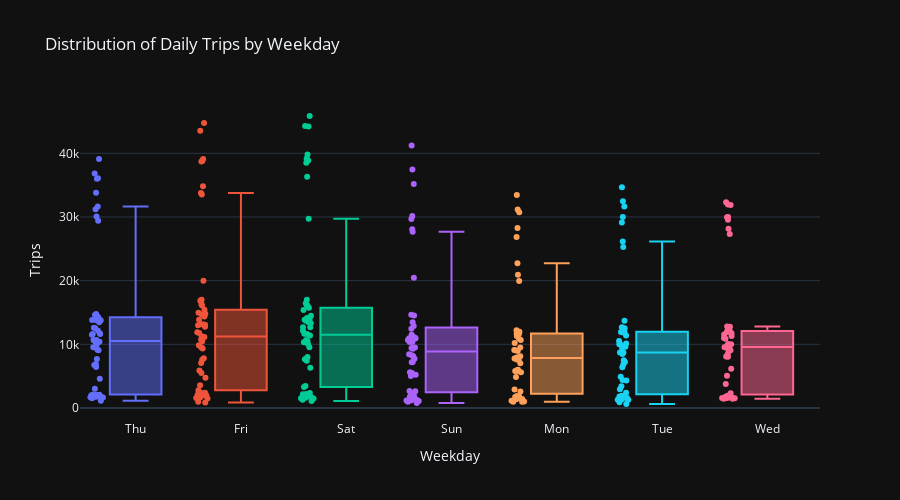

Here is the notebook cell this chart was saved with:
### Markdown cell above
### Trips by Weekday

### Code cell
# Add weekday labels for grouping
df['weekday'] = df['date'].dt.dayofweek
df['weekday_label'] = df['weekday'].map({0:'Mon', 1:'Tue', 2:'Wed', 3:'Thu', 4:'Fri', 5:'Sat', 6:'Sun'})

# Box plot: shows the distribution of daily trips for each weekday
fig3 = px.box(df, x='weekday_label', y='trips',title='Distribution of Daily Trips by Weekday',
              template='plotly_dark',width=900, height=500, points='all', color='weekday_label')

fig3.update_layout(showlegend=False, xaxis_title='Weekday', yaxis_title='Trips')
fig3.show()

### Figure 1 — Plotly figure (JSON) as saved in the notebook; plotly's stock layout.template omitted (floating-point values rounded to 4 significant figures)
{"data": [{"alignmentgroup": "True", "boxpoints": "all", "hovertemplate": "weekday_label=%{x}<br>trips=%{y}<extra></extra>", "legendgroup": "Thu", "marker": {"color": "#636efa"}, "name": "Thu", "notched": false, "offsetgroup": "Thu", "orientation": "v", "showlegend": true, "type": "box", "x": ["Thu", "Thu", "Thu", "Thu", "Thu", "Thu", "Thu", "Thu", "Thu", "Thu", "Thu", "Thu", "Thu", "Thu", "Thu", "Thu", "Thu", "Thu", "Thu", "Thu", "Thu", "Thu", "Thu", "Thu", "Thu", "Thu", "Thu", "Thu", "Thu", "Thu", "Thu", "Thu", "Thu", "Thu", "Thu", "Thu", "Thu", "Thu", "Thu", "Thu", "Thu", "Thu", "Thu", "Thu", "Thu", "Thu", "Thu", "Thu", "Thu", "Thu", "Thu", "Thu", "Thu", "Thu"], "x0": " ", "xaxis": "x", "y": [1132, 1765, 29421, 7679, 9537, 6903, 1911, 10050, 1772, 10416, 33802, 13462, 1636, 10391, 12539, 1797, 31214, 9152, 12143, 30091, 1551, 9080, 10699, 2038, 12600, 31637, 11485, 2086, 1687, 9499, 14499, 13782, 11609, 2022, 3011, 35990, 14263, 2092, 13786, 4609, 11640, 36844, 11739, 2120, 14591, 39110, 6447, 14750, 10661, 14461, 13814, 1797, 6744, 36091], "y0": " ", "yaxis": "y"}, {"alignmentgroup": "True", "boxpoints": "all", "hovertemplate": "weekday_label=%{x}<br>trips=%{y}<extra></extra>", "legendgroup": "Fri", "marker": {"color": "#EF553B"}, "name": "Fri", "notched": false, "offsetgroup": "Fri", "orientation": "v", "showlegend": true, "type": "box", "x": ["Fri", "Fri", "Fri", "Fri", "Fri", "Fri", "Fri", "Fri", "Fri", "Fri", "Fri", "Fri", "Fri", "Fri", "Fri", "Fri", "Fri", "Fri", "Fri", "Fri", "Fri", "Fri", "Fri", "Fri", "Fri", "Fri", "Fri", "Fri", "Fri", "Fri", "Fri", "Fri", "Fri", "Fri", "Fri", "Fri", "Fri", "Fri", "Fri", "Fri", "Fri", "Fri", "Fri", "Fri", "Fri", "Fri", "Fri", "Fri", "Fri", "Fri", "Fri", "Fri", "Fri", "Fri"], "x0": " ", "xaxis": "x", "y": [4768, 7065, 875, 5506, 1001, 19974, 13165, 1560, 33517, 10477, 9538, 2039, 12977, 2082, 34822, 11280, 1481, 9838, 9343, 1670, 2162, 33756, 13121, 11767, 2016, 14793, 13852, 39110, 2785, 11167, 15417, 3569, 11897, 1989, 38693, 14375, 16996, 16088, 43561, 5909, 2408, 13062, 44755, 16856, 12758, 16342, 7824, 2380, 7563, 14677, 10755, 2056, 38780, 14975], "y0": " ", "yaxis": "y"}, {"alignmentgroup": "True", "boxpoints": "all", "hovertemplate": "weekday_label=%{x}<br>trips=%{y}<extra></extra>", "legendgroup": "Sat", "marker": {"color": "#00cc96"}, "name": "Sat", "notched": false, "offsetgroup": "Sat", "orientation": "v", "showlegend": true, "type": "box", "x": ["Sat", "Sat", "Sat", "Sat", "Sat", "Sat", "Sat", "Sat", "Sat", "Sat", "Sat", "Sat", "Sat", "Sat", "Sat", "Sat", "Sat", "Sat", "Sat", "Sat", "Sat", "Sat", "Sat", "Sat", "Sat", "Sat", "Sat", "Sat", "Sat", "Sat", "Sat", "Sat", "Sat", "Sat", "Sat", "Sat", "Sat", "Sat", "Sat", "Sat", "Sat", "Sat", "Sat", "Sat", "Sat", "Sat", "Sat", "Sat", "Sat", "Sat", "Sat", "Sat", "Sat", "Sat"], "x0": " ", "xaxis": "x", "y": [1526, 10664, 7432, 8010, 1088, 29729, 11629, 13856, 10287, 1646, 38864, 2202, 9546, 1281, 11382, 2160, 12676, 36318, 10040, 39187, 1608, 14143, 13355, 2376, 3282, 1892, 15756, 15388, 44297, 11642, 10512, 1504, 13688, 13450, 38530, 3473, 45858, 2055, 12678, 6307, 16999, 16448, 12132, 16149, 7658, 16098, 2149, 44194, 10319, 39812, 14022, 14472, 1803, 7753], "y0": " ", "yaxis": "y"}, {"alignmentgroup": "True", "boxpoints": "all", "hovertemplate": "weekday_label=%{x}<br>trips=%{y}<extra></extra>", "legendgroup": "Sun", "marker": {"color": "#ab63fa"}, "name": "Sun", "notched": false, "offsetgroup": "Sun", "orientation": "v", "showlegend": true, "type": "box", "x": ["Sun", "Sun", "Sun", "Sun", "Sun", "Sun", "Sun", "Sun", "Sun", "Sun", "Sun", "Sun", "Sun", "Sun", "Sun", "Sun", "Sun", "Sun", "Sun", "Sun", "Sun", "Sun", "Sun", "Sun", "Sun", "Sun", "Sun", "Sun", "Sun", "Sun", "Sun", "Sun", "Sun", "Sun", "Sun", "Sun", "Sun", "Sun", "Sun", "Sun", "Sun", "Sun", "Sun", "Sun", "Sun", "Sun", "Sun", "Sun"], "x0": " ", "xaxis": "x", "y": [791, 5621, 5223, 993, 7729, 20441, 1672, 7176, 8461, 27681, 10932, 1104, 1521, 9443, 2287, 35182, 11161, 12879, 1190, 28066, 1755, 7219, 9303, 10362, 9499, 12436, 1377, 2672, 13458, 37468, 29692, 2623, 8129, 11004, 10356, 1196, 14517, 41209, 14662, 5500, 1996, 11517, 1312, 10696, 10970, 30157, 8271, 5034], "y0": " ", "yaxis": "y"}, {"alignmentgroup": "True", "boxpoints": "all", "hovertemplate": "weekday_label=%{x}<br>trips=%{y}<extra></extra>", "legendgroup": "Mon", "marker": {"color": "#FFA15A"}, "name": "Mon", "notched": false, "offsetgroup": "Mon", "orientation": "v", "showlegend": true, "type": "box", "x": ["Mon", "Mon", "Mon", "Mon", "Mon", "Mon", "Mon", "Mon", "Mon", "Mon", "Mon", "Mon", "Mon", "Mon", "Mon", "Mon", "Mon", "Mon", "Mon", "Mon", "Mon", "Mon", "Mon", "Mon", "Mon", "Mon", "Mon", "Mon", "Mon", "Mon", "Mon", "Mon", "Mon", "Mon", "Mon", "Mon", "Mon", "Mon", "Mon", "Mon", "Mon", "Mon", "Mon", "Mon", "Mon", "Mon", "Mon", "Mon"], "x0": " ", "xaxis": "x", "y": [984, 6012, 7899, 20926, 5798, 1133, 26852, 1711, 1399, 7915, 9107, 10662, 7028, 7775, 1568, 22750, 1025, 5609, 7608, 5919, 1363, 19940, 7565, 1000, 12216, 11981, 2607, 9511, 30761, 1904, 10887, 10209, 8135, 28266, 1565, 2894, 9052, 1576, 11824, 33448, 11323, 4875, 8943, 11720, 31173, 11714, 5823, 1844], "y0": " ", "yaxis": "y"}, {"alignmentgroup": "True", "boxpoints": "all", "hovertemplate": "weekday_label=%{x}<br>trips=%{y}<extra></extra>", "legendgroup": "Tue", "marker": {"color": "#19d3f3"}, "name": "Tue", "notched": false, "offsetgroup": "Tue", "orientation": "v", "showlegend": true, "type": "box", "x": ["Tue", "Tue", "Tue", "Tue", "Tue", "Tue", "Tue", "Tue", "Tue", "Tue", "Tue", "Tue", "Tue", "Tue", "Tue", "Tue", "Tue", "Tue", "Tue", "Tue", "Tue", "Tue", "Tue", "Tue", "Tue", "Tue", "Tue", "Tue", "Tue", "Tue", "Tue", "Tue", "Tue", "Tue", "Tue", "Tue", "Tue", "Tue", "Tue", "Tue", "Tue", "Tue", "Tue", "Tue", "Tue", "Tue", "Tue", "Tue"], "x0": " ", "xaxis": "x", "y": [25301, 7491, 10128, 1376, 1314, 6816, 1697, 8713, 11825, 1652, 29983, 9629, 7206, 8496, 1310, 26137, 1608, 10015, 4414, 921, 4325, 2957, 629, 11998, 2410, 9602, 1915, 31641, 12665, 11955, 29124, 1555, 11401, 3432, 10536, 8718, 32473, 1797, 11887, 12524, 9463, 4907, 34686, 1869, 9954, 12497, 13719, 6390], "y0": " ", "yaxis": "y"}, {"alignmentgroup": "True", "boxpoints": "all", "hovertemplate": "weekday_label=%{x}<br>trips=%{y}<extra></extra>", "legendgroup": "Wed", "marker": {"color": "#FF6692"}, "name": "Wed", "notched": false, "offsetgroup": "Wed", "orientation": "v", "showlegend": true, "type": "box", "x": ["Wed", "Wed", "Wed", "Wed", "Wed", "Wed", "Wed", "Wed", "Wed", "Wed", "Wed", "Wed", "Wed", "Wed", "Wed", "Wed", "Wed", "Wed", "Wed", "Wed", "Wed", "Wed", "Wed", "Wed", "Wed", "Wed", "Wed", "Wed", "Wed", "Wed", "Wed", "Wed", "Wed", "Wed", "Wed", "Wed", "Wed", "Wed", "Wed", "Wed", "Wed", "Wed", "Wed", "Wed", "Wed", "Wed", "Wed", "Wed"], "x0": " ", "xaxis": "x", "y": [11528, 9078, 29949, 1704, 1446, 8397, 29550, 1600, 8870, 1582, 11965, 9762, 27344, 1519, 9472, 8041, 1774, 10997, 28137, 10025, 1913, 10862, 8071, 1438, 29994, 2334, 1639, 11309, 11959, 9600, 12749, 31889, 1831, 10034, 3778, 12189, 9538, 11724, 12016, 5059, 32317, 1589, 1647, 9405, 6178, 12693, 12811, 31957], "y0": " ", "yaxis": "y"}], "layout": {"boxmode": "overlay", "height": 500, "legend": {"title": {"text": "weekday_label"}, "tracegroupgap": 0}, "showlegend": false, "title": {"text": "Distribution of Daily Trips by Weekday"}, "width": 900, "xaxis": {"anchor": "y", "autorange": true, "categoryarray": ["Thu", "Fri", "Sat", "Sun", "Mon", "Tue", "Wed"], "categoryorder": "array", "domain": [0, 1], "range": [-0.5285, 6.5], "title": {"text": "Weekday"}, "type": "category"}, "yaxis": {"anchor": "x", "autorange": true, "domain": [0, 1], "range": [-1884.0, 48370.0], "title": {"text": "Trips"}, "type": "linear"}}}
